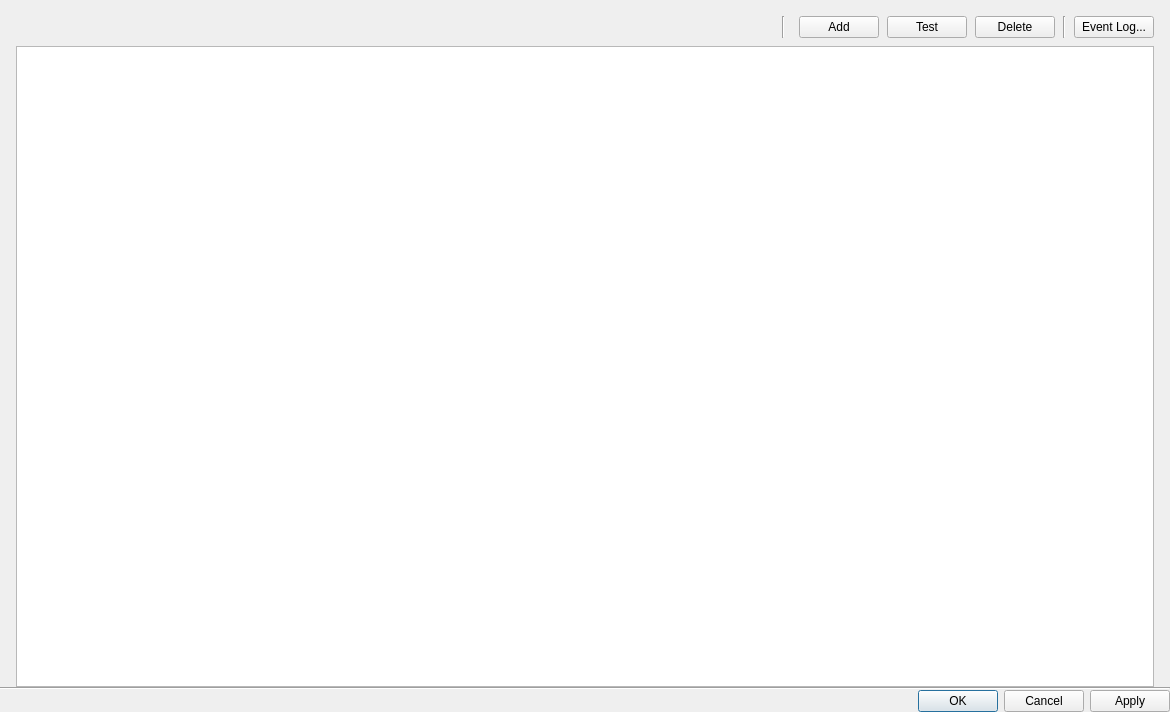
<?xml version="1.0" encoding="UTF-8"?>
<ui version="4.0">
 <class>BusinessRulesDialog</class>
 <widget class="QDialog" name="BusinessRulesDialog">
  <property name="geometry">
   <rect>
    <x>0</x>
    <y>0</y>
    <width>1170</width>
    <height>712</height>
   </rect>
  </property>
  <property name="windowTitle">
   <string>Event Rules</string>
  </property>
  <layout class="QVBoxLayout" name="verticalLayout" stretch="0,0,0,0">
   <property name="spacing">
    <number>0</number>
   </property>
   <property name="leftMargin">
    <number>0</number>
   </property>
   <property name="topMargin">
    <number>0</number>
   </property>
   <property name="rightMargin">
    <number>0</number>
   </property>
   <property name="bottomMargin">
    <number>0</number>
   </property>
   <item>
    <layout class="QVBoxLayout" name="mainLayout">
     <property name="spacing">
      <number>8</number>
     </property>
     <property name="leftMargin">
      <number>16</number>
     </property>
     <property name="topMargin">
      <number>16</number>
     </property>
     <property name="rightMargin">
      <number>16</number>
     </property>
     <property name="bottomMargin">
      <number>0</number>
     </property>
     <item>
      <layout class="QHBoxLayout" name="topLayout">
       <property name="spacing">
        <number>8</number>
       </property>
       <item>
        <widget class="nx::vms::client::desktop::SearchLineEdit" name="filterLineEdit" native="true">
         <property name="sizePolicy">
          <sizepolicy hsizetype="Expanding" vsizetype="Fixed">
           <horstretch>0</horstretch>
           <verstretch>0</verstretch>
          </sizepolicy>
         </property>
        </widget>
       </item>
       <item>
        <widget class="Line" name="verticalLine1">
         <property name="minimumSize">
          <size>
           <width>16</width>
           <height>0</height>
          </size>
         </property>
         <property name="maximumSize">
          <size>
           <width>16</width>
           <height>16777215</height>
          </size>
         </property>
         <property name="orientation">
          <enum>Qt::Vertical</enum>
         </property>
        </widget>
       </item>
       <item>
        <widget class="QPushButton" name="addRuleButton">
         <property name="text">
          <string>Add</string>
         </property>
        </widget>
       </item>
       <item>
        <widget class="QPushButton" name="testRuleButton">
         <property name="text">
          <string>Test</string>
         </property>
        </widget>
       </item>
       <item>
        <widget class="QPushButton" name="deleteRuleButton">
         <property name="text">
          <string>Delete</string>
         </property>
        </widget>
       </item>
       <item>
        <widget class="Line" name="verticalLine1_2">
         <property name="orientation">
          <enum>Qt::Vertical</enum>
         </property>
        </widget>
       </item>
       <item>
        <widget class="QPushButton" name="eventLogButton">
         <property name="text">
          <string>Event Log...</string>
         </property>
        </widget>
       </item>
      </layout>
     </item>
     <item>
      <widget class="nx::vms::client::desktop::TableView" name="tableView">
       <property name="editTriggers">
        <set>QAbstractItemView::AllEditTriggers</set>
       </property>
       <property name="showDropIndicator" stdset="0">
        <bool>false</bool>
       </property>
       <property name="selectionMode">
        <enum>QAbstractItemView::SingleSelection</enum>
       </property>
       <property name="selectionBehavior">
        <enum>QAbstractItemView::SelectRows</enum>
       </property>
       <property name="showGrid">
        <bool>false</bool>
       </property>
       <property name="sortingEnabled">
        <bool>true</bool>
       </property>
       <attribute name="horizontalHeaderCascadingSectionResizes">
        <bool>true</bool>
       </attribute>
       <attribute name="horizontalHeaderShowSortIndicator" stdset="0">
        <bool>true</bool>
       </attribute>
       <attribute name="horizontalHeaderStretchLastSection">
        <bool>true</bool>
       </attribute>
       <attribute name="verticalHeaderVisible">
        <bool>false</bool>
       </attribute>
      </widget>
     </item>
    </layout>
   </item>
   <item>
    <widget class="Line" name="line">
     <property name="orientation">
      <enum>Qt::Horizontal</enum>
     </property>
    </widget>
   </item>
   <item>
    <widget class="QnBusinessRuleWidget" name="detailsWidget" native="true">
     <property name="minimumSize">
      <size>
       <width>0</width>
       <height>0</height>
      </size>
     </property>
    </widget>
   </item>
   <item>
    <widget class="QDialogButtonBox" name="buttonBox">
     <property name="standardButtons">
      <set>QDialogButtonBox::Apply|QDialogButtonBox::Cancel|QDialogButtonBox::Ok</set>
     </property>
    </widget>
   </item>
  </layout>
 </widget>
 <customwidgets>
  <customwidget>
   <class>nx::vms::client::desktop::TableView</class>
   <extends>QTableView</extends>
   <header location="global">nx/vms/client/desktop/common/widgets/table_view.h</header>
  </customwidget>
  <customwidget>
   <class>nx::vms::client::desktop::SearchLineEdit</class>
   <extends>QWidget</extends>
   <header location="global">nx/vms/client/desktop/common/widgets/search_line_edit.h</header>
   <container>1</container>
  </customwidget>
  <customwidget>
   <class>QnBusinessRuleWidget</class>
   <extends>QWidget</extends>
   <header location="global">ui/widgets/business/business_rule_widget.h</header>
   <container>1</container>
  </customwidget>
 </customwidgets>
 <resources/>
 <connections/>
</ui>
